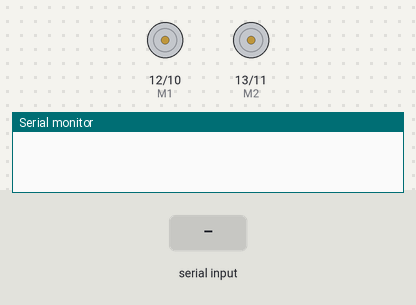
The sketch below on a simulated Arduino Uno, built with avr-gcc and run on an emulated ATmega328P. On the bench: direction and speed pins drawn as motors (green arrow = direction pin HIGH = forward, orange = LOW = backward, longer = more drive), the last lines printed to the serial monitor. Inputs (shaded band) come from the test bench.

Above: at 1.2 s.
1.3 s: "f" received over Serial
At 2.3 s:
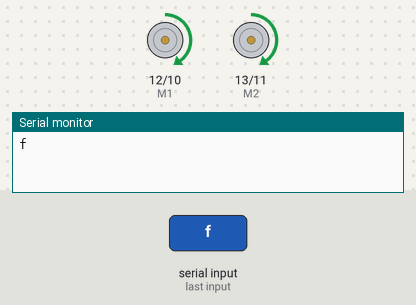
2.8 s: "a" received over Serial
At 3.4 s:
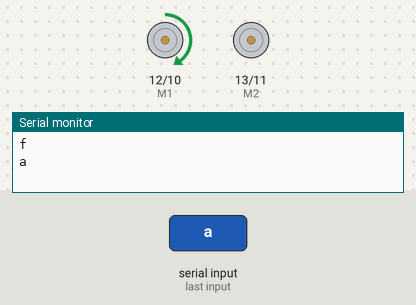
4.3 s: "c" received over Serial
At 4.6 s:
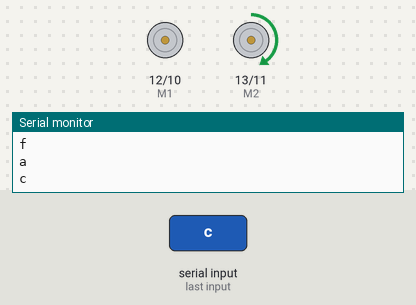
5.8 s: "d" received over Serial
At 6.9 s:
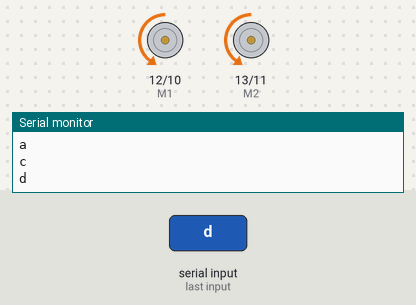
Timing chart, 0 to 8.3 s (numbered marks = the images above; inputs shaded):
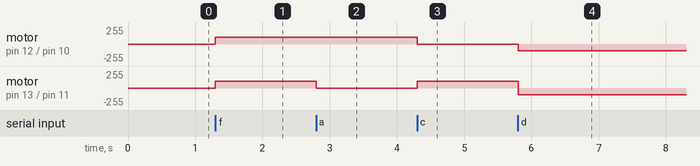

Measured:
- after the input at 1.3 s, motor on pin 12 (M1) / pin 10 (E1), motor on pin 13 (M2) / pin 11 (E2): stopped → forward 100/255 at once
- after the input at 2.8 s, motor on pin 13 (M2) / pin 11 (E2): forward 100/255 → stopped at once
- after the input at 4.3 s, motor on pin 12 (M1) / pin 10 (E1): forward 100/255 → stopped at once; motor on pin 13 (M2) / pin 11 (E2): stopped → forward 100/255 at once
- after the input at 5.8 s, motor on pin 12 (M1) / pin 10 (E1): stopped → backward 100/255 at once; motor on pin 13 (M2) / pin 11 (E2): forward 100/255 → backward 100/255 at once

The sketch:

motor_basic.ino
```cpp
#include "motor.h"

motor mt;

void setup()
{
  Serial.begin(9600);
}

void loop()
{
if (Serial.available() > 0)
  {
    char val;
    val = Serial.read();
    mt.drive(val);
  }
}
```

motor.cpp
```cpp
#include "motor.h"
#include <Arduino.h>

motor::motor()
{
  V1 =100;
  V2 =100;
  pinMode(M1, OUTPUT);
  pinMode(M2, OUTPUT);
}

motor::motor(int V1, int V2)
{
   this->V1 =V1;
   this->V2 =V2;
  pinMode(M1, OUTPUT);
  pinMode(M2, OUTPUT);
}


void motor::control(char AB, int E) {
  if (AB == 'A') // A이면 A모터 출력
  {
    if (E > 0) digitalWrite(M1, HIGH);
    else digitalWrite(M1, LOW);
    analogWrite(E1, abs(E));
  }
  else
  {
    if (E > 0) digitalWrite(M2, HIGH);
    else digitalWrite(M2, LOW);
    analogWrite(E2, abs(E));
  }

}

void motor::drive(char val) {
  Serial.println(val);
  switch (val) {
    case 'f': //f - 전진
      control('A', V1);
      control('B', V2);
      break;
    case 'a': //a - 좌회전
      control('A' , V1);
      control('B' , 0);
      break;
    case 's': //s -  정지
      control('A' , 0);
      control('B' , 0);
      break;
    case 'c': //c- 우회전
      control('A' , 0);
      control('B' , V2);
      break;
    case 'd': //d - 후진
      control('A' , -V1);
      control('B' , -V2);
      break;
    default:
      break;
  }
}
```

motor.h
```cpp
#ifndef motor_h
#define motor_h

#include <Arduino.h>

#define E1 10  //  A모터속도
#define M1 12 //   A모터방향
#define E2 11 //   B모터속도
#define M2 13 //   B모터방향

class motor {

  private:

  public:
    motor();
    motor(int V1, int V2);
    void control(char dir , int E);
    void drive(char var);
    int V1 ;
    int V2 ;

};

#endif
```
